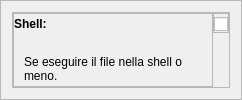
                    <widget class="QFrame" name="shellframe">
                     <property name="minimumSize">
                      <size>
                       <width>0</width>
                       <height>0</height>
                      </size>
                     </property>
                     <property name="frameShape">
                      <enum>QFrame::StyledPanel</enum>
                     </property>
                     <property name="frameShadow">
                      <enum>QFrame::Raised</enum>
                     </property>
                     <layout class="QHBoxLayout" name="horizontalLayout_15">
                      <item>
                       <widget class="QFrame" name="shellframe_1">
                        <property name="sizePolicy">
                         <sizepolicy hsizetype="Preferred" vsizetype="Expanding">
                          <horstretch>0</horstretch>
                          <verstretch>0</verstretch>
                         </sizepolicy>
                        </property>
                        <property name="frameShape">
                         <enum>QFrame::StyledPanel</enum>
                        </property>
                        <property name="frameShadow">
                         <enum>QFrame::Raised</enum>
                        </property>
                        <layout class="QHBoxLayout" name="horizontalLayout_17">
                         <property name="spacing">
                          <number>0</number>
                         </property>
                         <property name="leftMargin">
                          <number>0</number>
                         </property>
                         <property name="topMargin">
                          <number>0</number>
                         </property>
                         <property name="rightMargin">
                          <number>0</number>
                         </property>
                         <property name="bottomMargin">
                          <number>0</number>
                         </property>
                         <item>
                          <widget class="QFrame" name="frame_9">
                           <property name="sizePolicy">
                            <sizepolicy hsizetype="Maximum" vsizetype="Expanding">
                             <horstretch>0</horstretch>
                             <verstretch>0</verstretch>
                            </sizepolicy>
                           </property>
                           <property name="minimumSize">
                            <size>
                             <width>200</width>
                             <height>0</height>
                            </size>
                           </property>
                           <property name="frameShape">
                            <enum>QFrame::StyledPanel</enum>
                           </property>
                           <property name="frameShadow">
                            <enum>QFrame::Raised</enum>
                           </property>
                           <layout class="QVBoxLayout" name="verticalLayout_10">
                            <property name="spacing">
                             <number>0</number>
                            </property>
                            <property name="leftMargin">
                             <number>0</number>
                            </property>
                            <property name="topMargin">
                             <number>3</number>
                            </property>
                            <property name="rightMargin">
                             <number>0</number>
                            </property>
                            <property name="bottomMargin">
                             <number>0</number>
                            </property>
                            <item alignment="Qt::AlignLeft|Qt::AlignTop">
                             <widget class="QLabel" name="label_10">
                              <property name="minimumSize">
                               <size>
                                <width>0</width>
                                <height>0</height>
                               </size>
                              </property>
                              <property name="text">
                               <string>&lt;html&gt;&lt;head/&gt;&lt;body&gt;&lt;p&gt;&lt;span style=&quot; font-weight:600;&quot;&gt;Shell:&lt;/span&gt;&lt;/p&gt;&lt;/body&gt;&lt;/html&gt;</string>
                              </property>
                             </widget>
                            </item>
                            <item>
                             <widget class="QLabel" name="label_9">
                              <property name="sizePolicy">
                               <sizepolicy hsizetype="Expanding" vsizetype="Preferred">
                                <horstretch>0</horstretch>
                                <verstretch>0</verstretch>
                               </sizepolicy>
                              </property>
                              <property name="maximumSize">
                               <size>
                                <width>190</width>
                                <height>16777215</height>
                               </size>
                              </property>
                              <property name="text">
                               <string>Se eseguire il file nella shell o meno.</string>
                              </property>
                              <property name="textFormat">
                               <enum>Qt::RichText</enum>
                              </property>
                              <property name="scaledContents">
                               <bool>true</bool>
                              </property>
                              <property name="wordWrap">
                               <bool>true</bool>
                              </property>
                              <property name="indent">
                               <number>10</number>
                              </property>
                              <property name="openExternalLinks">
                               <bool>false</bool>
                              </property>
                             </widget>
                            </item>
                           </layout>
                          </widget>
                         </item>
                         <item alignment="Qt::AlignTop">
                          <widget class="QFrame" name="frame_12">
                           <property name="sizePolicy">
                            <sizepolicy hsizetype="Maximum" vsizetype="Expanding">
                             <horstretch>0</horstretch>
                             <verstretch>0</verstretch>
                            </sizepolicy>
                           </property>
                           <property name="frameShape">
                            <enum>QFrame::StyledPanel</enum>
                           </property>
                           <property name="frameShadow">
                            <enum>QFrame::Raised</enum>
                           </property>
                           <layout class="QVBoxLayout" name="verticalLayout_11">
                            <property name="spacing">
                             <number>0</number>
                            </property>
                            <property name="leftMargin">
                             <number>0</number>
                            </property>
                            <property name="topMargin">
                             <number>3</number>
                            </property>
                            <property name="rightMargin">
                             <number>0</number>
                            </property>
                            <property name="bottomMargin">
                             <number>0</number>
                            </property>
                            <item>
                             <widget class="QCheckBox" name="shell">
                              <property name="text">
                               <string/>
                              </property>
                             </widget>
                            </item>
                           </layout>
                          </widget>
                         </item>
                        </layout>
                       </widget>
                      </item>
                     </layout>
                    </widget>
